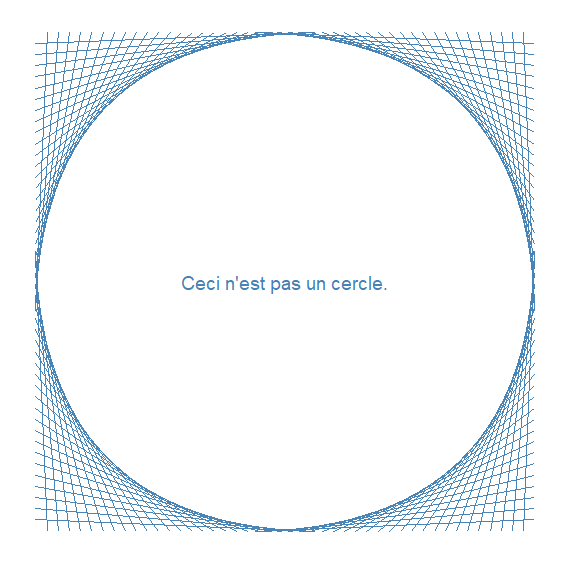

Recreate this plot in R.

rm(list = ls())
library(ggplot2)

# Define a function that takes as inputs the number of sides of the polygon, 
# the color of the lines, and a "Magritte" option.

circle <- function(faces = 50, color = 'steelblue', magritte = FALSE, fontsize = 5) {
  
  # Parameters
  max = faces / 2
  shift <- (max + 1) / (3 * pi)
  
  # Raw plot
  x <- seq(0, max, 1)
  y <- x
  data <- data.frame(x, y)
  plot <- ggplot(data = data)
  
  # Add lines
  for (i in seq(1, (max / 2), 1)) {
    plot <- plot + geom_segment(x = 0, y = (max / 2) + 1 - i + shift, xend = i, yend = 0 + shift, 
                                color = color, alpha = 0.2) #bottom-left
    plot <- plot + geom_segment(x = 0, y = (max / 2) - 1 + i, xend = i, yend = max, 
                                color = color, alpha = 0.2) #top-left
    plot <- plot + geom_segment(x = (max / 2) - 1 + i - shift, y = 0 + shift, xend = max - shift, yend = i + shift, 
                                color = color, alpha = 0.2) #bottom-right
    plot <- plot + geom_segment(x = max - shift, y = (max / 2) - 1 + i , xend = max - i - shift, yend = max, 
                                color = color, alpha = 0.2) #top-right
  }
  
  # Clean layout
  plot <- plot + scale_y_continuous(limits = c(shift, max)) +
    scale_x_continuous(limits = c(0, max - shift)) +
    theme(panel.grid.major = element_line(color = "white"),
          panel.grid.minor = element_blank(),
          panel.border = element_blank()) +
    theme(axis.ticks.x = element_blank(), 
          axis.ticks.y = element_blank(), 
          axis.text.y = element_blank(), 
          axis.text.x = element_blank(), 
          axis.title.y = element_blank(),
          axis.title.x = element_blank()) +
    theme(panel.background = element_rect(fill = "white",
                                          colour = "white",
                                          size = 0.5, linetype = "solid")) 
  
  # Magritte option
  if (magritte == TRUE) {
    plot <- plot + annotate("text", x = ((max - shift) / 2), y = shift + ((max - shift) / 2), label = "Ceci n'est pas un cercle.", 
           size = fontsize, color = color)
  }
  
  plot
  
}

# A black icosagon:
circle(faces = 20, color = 'black', magritte = FALSE)

# A steelblue pentacontagon:
circle(faces = 50, color = 'steelblue', magritte = FALSE)

# A steelblue hectogon with the Magritte option on:
circle(faces = 100, color = 'steelblue', magritte = TRUE, fontsize = 5)
